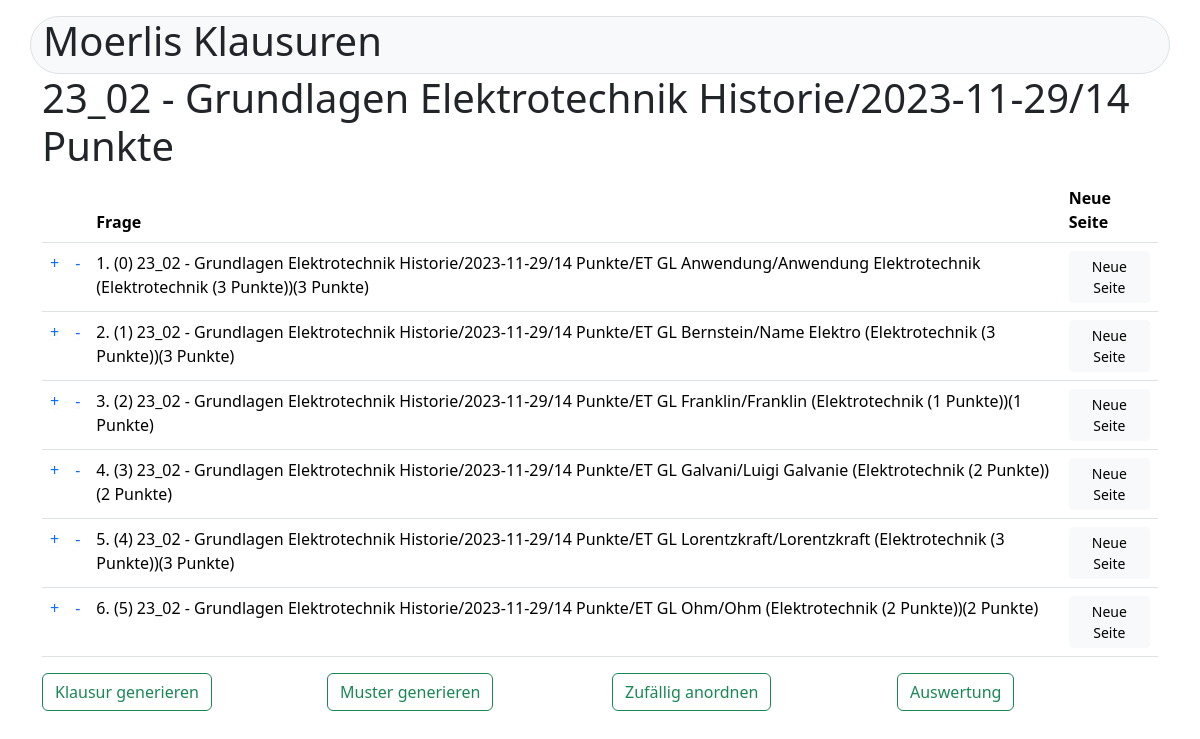
Screenshot of /klausur/design/7 (signed in) with the database file from the repository.
### klausur/models.py (models this page shows, shortened)
class Klausur(models.Model):
    titel = models.CharField(("Titel"), max_length=50)
    thema = models.CharField(("Thema"), max_length=50)
    termin = models.DateTimeField(("termin"), auto_now=False, auto_now_add=False)
    gruppe = models.ForeignKey(Gruppe, verbose_name=("Gruppe"), on_delete=models.CASCADE, null=True)
    fragen = models.ManyToManyField(Frage, verbose_name=("Fragen"))
    @property
    def get_gesamtpunkte(self):
        fragen = self.fragen.all()
        gesamtpunkte = sum(frage.punkte for frage in fragen)
        return gesamtpunkte
    class Meta:
        verbose_name = ("Klausur")
        verbose_name_plural = ("Klausuren")
        ordering = [ 'gruppe', '-termin']
    def __str__(self):
        return f"{self.gruppe} - {self.titel}/{self.termin.date()}/{self.get_gesamtpunkte} Punkte"

class Gruppe(models.Model):
    name = models.CharField("Bezeichnung", max_length=50)
    teilnehmer = models.ManyToManyField(Teilnehmer, verbose_name="Teilnehmer")
    class Meta:
        verbose_name = ("Gruppe")
        verbose_name_plural = ("Gruppen")
        ordering = ['name']
    def __str__(self):
        return self.name

class Frage(models.Model):
    titel = models.CharField(("Titel"), max_length=250)
    inhalt = models.CharField("Inhalt", max_length=50, default="?")
    frage = models.TextField(("Frage"))
    musterantwort = models.TextField(("Musterantwort"), default ="")
    bild = models.ImageField(("Bild"), blank=True, null=True)
    bildmuster = models.ImageField(("Bild Muster"), blank=True, null=True)
    bildbreite = models.IntegerField(("Bildbreite in %"), default=80)
    thema = models.ForeignKey(Thema, verbose_name=("Thema"), on_delete=models.RESTRICT)
    punkte = models.IntegerField(("Erreichbare Punkte"), default=1)
    schwierigkeit = models.IntegerField(("Schwierigkeit") , default=2)
    class Meta:
        verbose_name = ("Frage")
        verbose_name_plural = ("Fragen")
        ordering = ['thema', 'titel', ]
    def __str__(self):
        return f"{self.titel}/{self.inhalt} ({self.thema} ({self.punkte} Punkte))"

class Klausurthema(models.Model):
    klausur = models.ForeignKey(Klausur, verbose_name=("Klausur"), on_delete=models.CASCADE)
    frage = models.ForeignKey(Frage, verbose_name=("Frage"), on_delete=models.RESTRICT)
    position = models.IntegerField(("Position"), default=1)
    seitenwechsel = models.BooleanField(("Seitenwechsel im Anschluss"), default=False)
    class Meta:
        verbose_name = ("Klausur-Thema")
        verbose_name_plural = ("Klausur-Themen")
        ordering = ['klausur', 'position']
    def __str__(self):
        return f"{self.klausur}/{self.frage}({self.frage.punkte} Punkte)"

class Thema(models.Model):
    titel = models.CharField(("Titel"), max_length=250, primary_key=True)
    kommentar = models.TextField(("Kommentar"), blank=True, null=True)
    class Meta:
        verbose_name = ("Thema")
        verbose_name_plural = ("Themas")
        ordering = ['titel']
    def __str__(self):
        return self.titel

### klausur/views.py (the view)
# urls.py: path('design/<int:id>', views.klaus_design, name= 'klausur_design'),
@permission_required('klausur.view_teilnehmer')
def klaus_design(request, id):
    ds_klausur = Klausur.objects.get(pk=id)
    fragen = ds_klausur.fragen.all()
    i = 0
    for frage in fragen:
        position, created = Klausurthema.objects.get_or_create(klausur = ds_klausur, frage=frage)
        if created:
            position.position = i
            position.save()
        i +=1
    fragen = Klausurthema.objects.filter(klausur=ds_klausur)
    for frage in fragen:
        if not ds_klausur.fragen.filter(id=frage.frage.id).exists():
            Klausurthema.objects.get(frage=frage.frage, klausur=ds_klausur).delete()
    pos_fragen = Klausurthema.objects.filter(klausur = ds_klausur)
    lst_fragen = []
    for frage in pos_fragen:
        sum=Answer.objects.filter(klausur = ds_klausur, frage=frage.frage).aggregate(Avg("punkte"))['punkte__avg']
        if sum is not None:
            sum=str(round(Answer.objects.filter(klausur = ds_klausur, frage=frage.frage).aggregate(Avg("punkte"))['punkte__avg']/frage.frage.punkte*100,1))+"%"
        else:
            sum=""
        lst_fragen.append((frage, sum))
    content = {
        'klausur': ds_klausur,
        'fragen': lst_fragen,
    }
    return render(request, "design.html", content)

### klausur/templates/design.html (shortened to what this page needs)
{% extends "start.html" %}
{% block content %}
    <h1 >{{klausur}}</h1>
    <form action="{% url 'newside' klausur=klausur.id %}" method="post">
        <table class="table table-hover">
            <thead>
                <tr>
                    <th scope="col"></th>
                    <th scope="col"></th>
                    <th scope="col">Frage</th>
                    <th scope="col">Neue Seite</th>
                </tr>
            </thead>
            <tboby>
            {% for frage in fragen %}
                <tr>
                    <td><a class="link-underline-light" href="{% url 'richtung' frage.0.klausur.id frage.0.frage.id 1 %}">+</a></td>
                    <td><a class="link-underline-light" href="{% url 'richtung' frage.0.klausur.id frage.0.frage.id 2 %}">-</a></td>
                    <td title="{{frage.0.frage.frage}}">{{forloop.counter}}. ({{frage.0.position}}) {{frage.0}} {{frage.1}}</td>
                    <td><button type="submit" class="btn {% if frage.0.seitenwechsel %}btn-success{% else %}btn-light{% endif %} btn-sm" value="{{frage.0.id}}" name="nl" title="Nach der Frage einen Seitenwechsel einfügen">Neue Seite</button></td>
                </tr>
            {% endfor %}
            </tboby>
        </table>
        <div class="row">
            <div class="col-3"><a href="{% url 'gen_pdf' klausur.id 3 %}" target="_empty"><button type="button" name="nl" value="gen" class="btn btn-outline-success">Klausur generieren</button></a></div>
            <div class="col-3"><a href="{% url 'gen_pdf' klausur.id 4 %}" target="_empty"><button type="button" class="btn btn-outline-success">Muster generieren</button></a></div>
            <div class="col-3"><a href="{% url 'zufall' klausur.id %}"><button type="button" class="btn btn-outline-success">Zufällig anordnen</button></a></div>
            <div class="col-3"><a href="{% url 'evaluation' klausur.id %}" target="_empty"><button type="button" class="btn btn-outline-success">Auswertung</button></a></div>
        </div>
    </form>
{% endblock content %}

### rows the page displays
Klausur: gruppe+titel+termin "23_02 - Grundlagen Elektrotechnik Historie/2023-11-29/14 Punkte"
Klausurthema: position "0", klausur+frage "23_02 - Grundlagen Elektrotechnik Historie/2023-11-29/14 Punkte/ET GL Anwendung/Anwendung Elektrotechnik (Elektrotechnik (3 Punkte))(3 Punkte)", {{ frage.0.id }} 11 (drawn)
Klausurthema: position "1", klausur+frage "23_02 - Grundlagen Elektrotechnik Historie/2023-11-29/14 Punkte/ET GL Bernstein/Name Elektro (Elektrotechnik (3 Punkte))(3 Punkte)", {{ frage.0.id }} 12 (drawn)
Klausurthema: position "2", klausur+frage "23_02 - Grundlagen Elektrotechnik Historie/2023-11-29/14 Punkte/ET GL Franklin/Franklin (Elektrotechnik (1 Punkte))(1 Punkte)", {{ frage.0.id }} 13 (drawn)
Klausurthema: position "3", klausur+frage "23_02 - Grundlagen Elektrotechnik Historie/2023-11-29/14 Punkte/ET GL Galvani/Luigi Galvanie (Elektrotechnik (2 Punkte))(2 Punkte)", {{ frage.0.id }} 14 (drawn)
Klausurthema: position "4", klausur+frage "23_02 - Grundlagen Elektrotechnik Historie/2023-11-29/14 Punkte/ET GL Lorentzkraft/Lorentzkraft (Elektrotechnik (3 Punkte))(3 Punkte)", {{ frage.0.id }} 15 (drawn)
Klausurthema: position "5", klausur+frage "23_02 - Grundlagen Elektrotechnik Historie/2023-11-29/14 Punkte/ET GL Ohm/Ohm (Elektrotechnik (2 Punkte))(2 Punkte)", {{ frage.0.id }} 16 (drawn)
